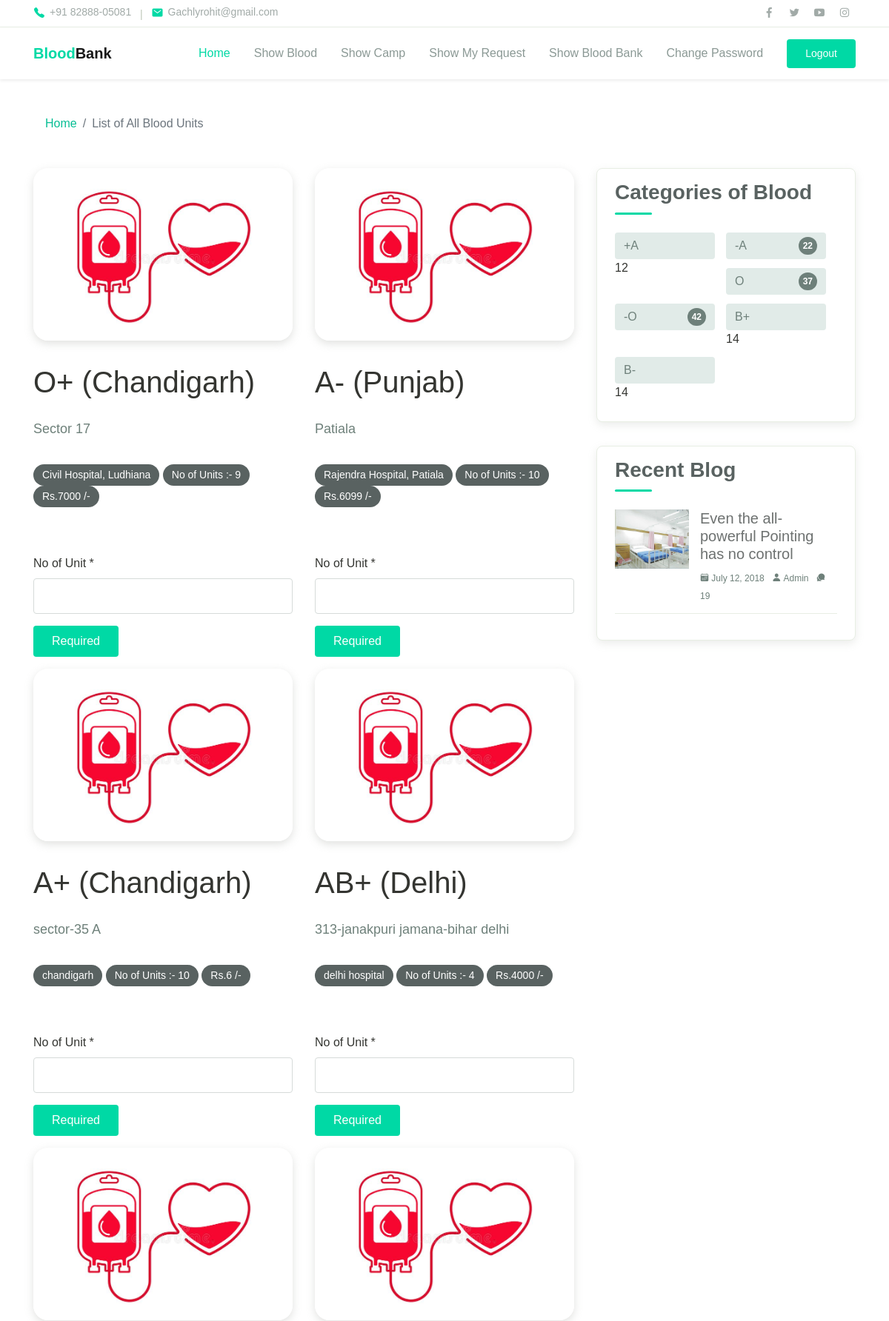
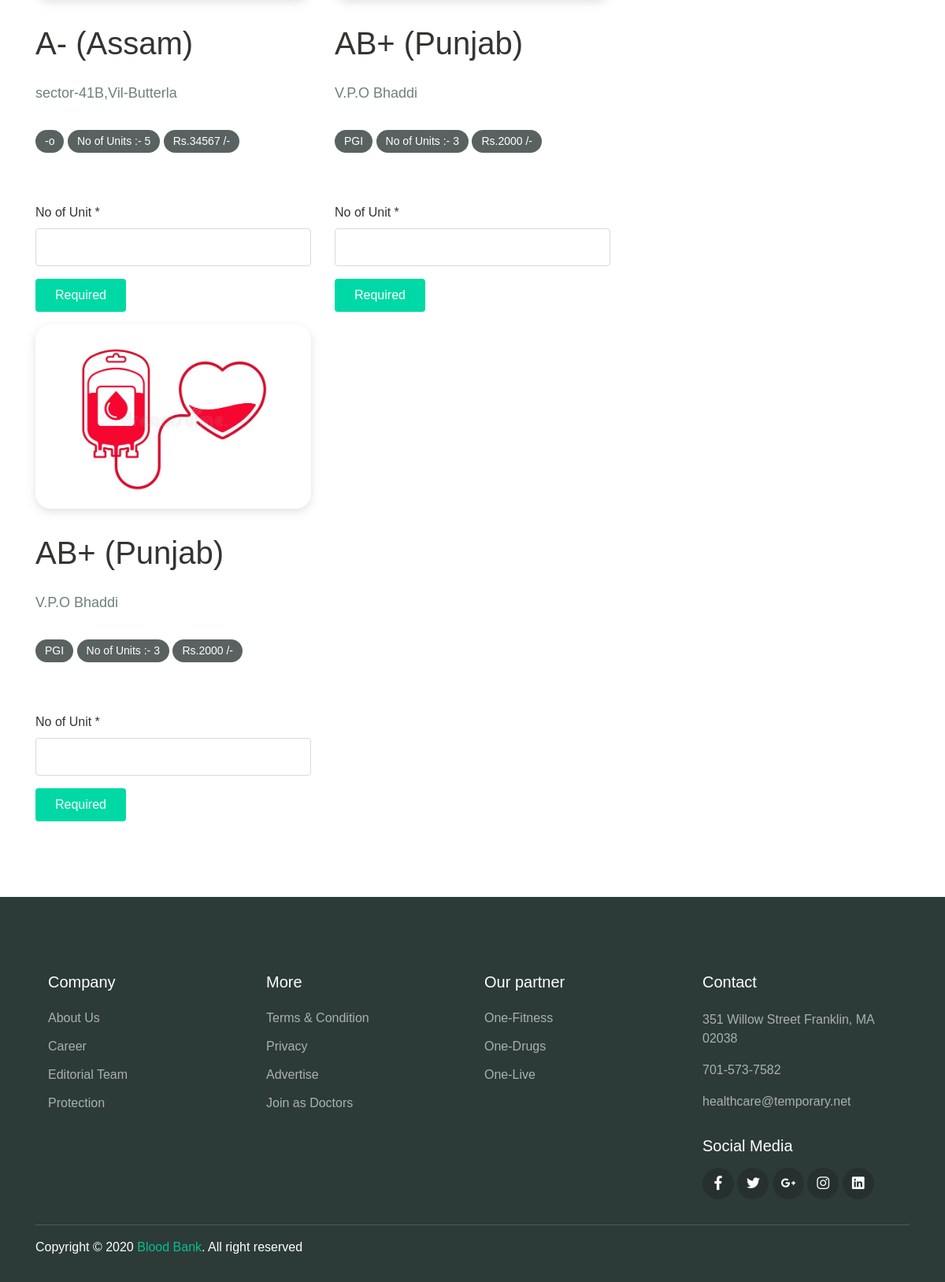
The page /u_showblood/ (signed in) on the database its author committed (2 pictures, top to bottom).
### application/models.py (models this page shows, shortened)
class Blood(models.Model):
	p_id = models.AutoField(primary_key=True)
	btype=models.CharField(max_length=100)
	state=models.CharField(max_length=100)
	address=models.CharField(max_length=100)
	bankname=models.CharField(max_length=100)
	nounit=models.CharField(max_length=100)
	price=models.TextField(max_length=500)

### application/views.py (the view)
# urls.py: path('u_showblood/', views.u_showblood),
def u_showblood(request):
	if request.session.has_key('email'):
		email = request.session['email']
		data=Blood.objects.all()
		return render(request,"template/u_showblood.html", {"usernames" : email,"alldata":data})
	else:
		return redirect('/login/')

### application/template/u_showblood.html (shortened to what this page needs)
{% load static %}
{% include 'template/usermenu.html' %}
  <div class="page-section pt-5">
    <div class="container">
      <div class="row">
        <div class="col-lg-8">
          <nav aria-label="Breadcrumb">
            <ol class="breadcrumb bg-transparent py-0 mb-5">
              <li class="breadcrumb-item"><a href="/user/">Home</a></li>
              <li class="breadcrumb-item active" aria-current="page">List of All Blood Units</li>
            </ol>
          </nav>
        </div>
      </div>
      <div class="row">
        <div class="col-lg-8">
          <div class="row">
            {% for single in alldata %}
              <div class="col-lg-6"> <article class="blog-details">
            <div class="post-thumb">
              <img src="{% static 'assets/my/1.jpg'%}" alt="">
            </div>
            <h2 class="post-title h1" style="text-transform: capitalize;">{{ single.btype}} ({{ single.state}})</h2>
            <div class="post-content">
              <p>{{ single.address}}</p>
            </div>
            <div class="post-tags">
              <a href="#" class="tag-link">{{ single.bankname}}</a>
              <a href="#" class="tag-link">No of Units :- {{ single.nounit}}</a>
              <a href="#" class="tag-link">Rs.{{ single.price}} /-</a>
            </div>
              </article>
          <div class="comment-form-wrap pt-5">
              <form action="/bloodrequest/" method="post">
              <div class="form-row form-group">
                <div class="col-md-12">
                  <label for="email">No of Unit *</label>
                  <input type="number" class="form-control" id="email" max="{{ single.nounit}}" name="t1" required="required">
                </div>
              </div>
              <div class="form-group">
                <input type="submit" value="Required" class="btn btn-primary">
              </div>
            </form>
          </div>
        </div>
          {% endfor %}
            </div>
        </div>
        <div class="col-lg-4">
          <div class="sidebar">
            <div class="sidebar-block">
              <h3 class="sidebar-title">Categories of Blood</h3>
              <ul class="categories">
                <li><a href="#">+A</a> <span>12</span></a></li>
                <li><a href="#">-A <span>22</span></a></li>
                <li><a href="#">O <span>37</span></a></li>
                <li><a href="#">-O <span>42</span></a></li>
                <li><a href="#">B+</a> <span>14</span></a></li>
                <li><a href="#">B-</a> <span>14</span></a></li>
              </ul>
            </div>
            <div class="sidebar-block">
              <h3 class="sidebar-title">Recent Blog</h3>
              <div class="blog-item">
                <a class="post-thumb" href="">
                  <img src="{% static 'assets/img/blog/blog_1.jpg' %}" alt="">
                </a>
                <div class="content">
                  <h5 class="post-title"><a href="#">Even the all-powerful Pointing has no control</a></h5>
                  <div class="meta">
                    <a href="#"><span class="mai-calendar"></span> July 12, 2018</a>
                    <a href="#"><span class="mai-person"></span> Admin</a>
                    <a href="#"><span class="mai-chatbubbles"></span> 19</a>
                  </div>
                </div>
              </div>
            </div>
          </div>
        </div>
      </div>
    </div>
  </div>
{% include 'template/userfooter.html' %}

### application/static/assets/css/theme.css (style rules this page uses)
:root { --primary: #00D9A5; --accent: #FF3D85; --secondary: #4E5AFE; --warning: #EED818; --info: #05B4E1; --danger: #FF4943; --success: #96C93D; --dark: #343531; --light: #F5F9F6; --cs: #596261; --grey: #6E807A; }
body { font-family: "Source Sans Pro", sans-serif; line-height: 1.5; color: #343531; }
a { color: #07be94; text-decoration: none; background-color: transparent; }
.btn-primary { color: #fff; background-color: #00D9A5; border-color: transparent; }
.btn { padding: 8px 24px; }
.breadcrumb { background-color: #f8f9fa; }
.form-control { padding: 8px 15px; height: calc(1.5em + 1.375rem + 2px); border-color: #d6dbd9; }
.page-section { position: relative; padding-top: 80px; padding-bottom: 80px; overflow: hidden; }
.blog-details { position: relative; display: block; }
.blog-details .post-thumb { position: relative; display: block; margin-bottom: 32px; width: 100%; border-radius: 20px; overflow: hidden; box-shadow: 0 4px 12px rgba(154, 159, 151, 0.3); }
.blog-details .post-title { margin-bottom: 24px; font-weight: 400; }
.blog-details .post-content { font-size: 18px; line-height: 1.7; color: #6E807A; }
.blog-details .post-thumb img { width: 100%; }
.blog-details .post-tags { display: block; padding: 16px 0; }
.blog-details .post-tags a { display: inline-block; padding: 4px 12px; background-color: #596261; color: #fff; font-size: 14px; border-radius: 40px; transition: all .2s ease; }
.sidebar-block { position: relative; display: block; padding: 15px 24px; margin-bottom: 32px; background-color: #fff; border-radius: 8px; border: 1px solid #E8EEE4; box-shadow: 0 4px 12px rgba(154, 159, 151, 0.2); }
.sidebar-block::after { display: block; clear: both; content: ""; }
.sidebar-title { font-weight: 600; margin-bottom: 24px; color: #596261; }
.sidebar-title::after { content: ''; display: block; margin-top: 10px; width: 50px; height: 3px; background-color: #00D9A5; border-radius: 40px; }
.categories { position: relative; list-style: none; padding-left: 0; }
.categories li { display: block; float: left; margin-bottom: 12px; width: 50%; }
.categories li a { display: inline-block; width: 90%; padding: 6px 12px; background-color: #E1EBE8; color: #6E807A; border-radius: 4px; transition: all .2s ease; }
.categories li a span { float: right; margin-left: 8px; padding: 3px 6px; background-color: #6E807A; color: #fff; font-size: 12px; font-weight: 600; border-radius: 40px; }
.blog-item { position: relative; display: flex; flex-direction: row; padding-bottom: 12px; margin-bottom: 20px; border-bottom: 1px solid #E8EEE4; }
.blog-item .post-thumb { flex-shrink: 0; position: relative; display: inline-block; margin-right: 15px; width: 100px; height: 80px; background-color: #A1AAA7; overflow: hidden; }
.blog-item .post-thumb img { width: auto; height: 100%; }
.blog-item .post-title a { color: #6D7170; transition: all .2s ease; }
.blog-item .meta a { margin-right: 6px; font-size: 12px; color: #6E807A; }

### rows shown on the page
Blood: btype "O+", state "Chandigarh", address "Sector 17", bankname "Civil Hospital, Ludhiana", nounit "9", price "7000"
Blood: btype "A-", state "Punjab", address "Patiala", bankname "Rajendra Hospital, Patiala", nounit "10", price "6099"
Blood: btype "A+", state "Chandigarh", address "sector-35 A", bankname "chandigarh", nounit "10", price "6"
Blood: btype "AB+", state "Delhi", address "313-janakpuri jamana-bihar delhi", bankname "delhi hospital", nounit "4", price "4000"
Blood: btype "A-", state "Assam", address "sector-41B,Vil-Butterla", bankname "-o", nounit "5", price "34567"
Blood: btype "AB+", state "Punjab", address "V.P.O Bhaddi", bankname "PGI", nounit "3", price "2000"
Blood: btype "AB+", state "Punjab", address "V.P.O Bhaddi", bankname "PGI", nounit "3", price "2000"
